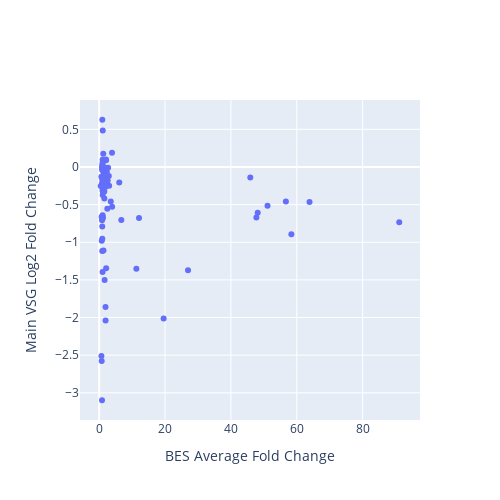

Notebook code for this chart:
### Code cell
from plotly.subplots import make_subplots
import plotly.graph_objects as go
import plotly.io as pio

fig = make_subplots(
    rows=1,
    cols=1,
    #subplot_titles=["BES vs Main VSG"],
)

scatter = go.Scatter(
    x=merge['BES'],
    y=merge['main_vsg'],
    mode='markers',
    text=list(merge.index.values),
    hoverinfo='text',
    name='scatter',
    showlegend=False,
    # hovertemplate='%{text}'
)
fig.add_trace(scatter, row=1, col=1)

fig.update_layout(
    width=500,
    height=500,
    showlegend=False,
    hovermode='closest',
    xaxis_title="BES Average Fold Change",
    yaxis_title="Main VSG Log2 Fold Change",
)

# Save as an exportable HTML file
pio.write_html(
    fig,
    file="vsgs_web_server/scatter_plots/bes_vs_main_vsg.html",   # change path/name if you like
    include_plotlyjs="cdn",
    full_html=True,
    auto_open=False,
)
fig

### Figure 1 — Plotly figure (JSON) as saved in the notebook; plotly's stock layout.template omitted (floating-point values rounded to 4 significant figures)
{"data": [{"hoverinfo": "text", "mode": "markers", "name": "scatter", "showlegend": false, "text": ["BDF2_1_KO48", "BDF3_1_KO24", "BET151_1_Drug12h", "BET151_1_Drug24h", "BET151_1_Drug3h", "BET151_1_Drug48h", "BET151_1_Drug6h", "BET151_1_Drug72h", "CAF1b_1_RNAi24", "CFB2_1_RNAi9", "DFO_1_DFO", "DFO_1_DFOFe", "DFO_1_Fe", "DRBD18_1_RNAi12", "H1_1_RNAi96", "H3H4_1_KOH3", "H3H4_1_KOH3J", "H3H4_1_KOH4", "H3H4_1_KOH4J", "H3H4_1_KOJ2", "H3H4_2_KO48", "H3H4_3_KO48", "H3_1_KOH3", "H3_1_KOH3J", "H3_1_KOJ", "IPMK_1_RNAi36", "IPMK_2_RNAi36", "MCMBP_1_KO24", "MCMBP_1_KO48", "PIP5Pase_1_KO", "PIP5Pase_2_D360A_N362A", "PNUTS_1_RNAi48", "RBP10_1_RNAi24", "RBP10_2_RNAi24", "RBP10_3_RNAi24", "RBP33_1_RNAi48", "RBP42_1_KO24", "RBP42_1_KO48", "RBP42_1_KO72", "RNaseH1_1_KO", "RNaseH2A_1_RNAi24", "RNaseH2A_2_RNAi36", "SET27_1_KO", "SET27_1_sKO", "SNF2PH_1_RNAi48", "TFR_1_RNAi24", "TbATR_1_RNAi24", "TbATR_2_RNAi36", "TbESB1_1_RNAi24", "TbESB1_2_KO48", "TbESB1_3_OE24", "TbHAT_1_RNAi48HAT1", "TbHAT_1_RNAi48HAT2", "TbPP1one_1_RNAi24", "TbPP1seven_1_RNAi24", "TbRAP1_1_2SD", "TbRAP1_1_5A", "TbRAP1_1_KO", "TbRAP1_2_dMyb", "TbSAP_1_RNAi72", "VEX1_1_Oe72", "VEX1_2_RNAi72", "VEX1_4_RNAi24", "VEX1_5_RNAi48", "VEX1_6_RNAi72", "VEX1and2_1_RNAi24", "VEX1and2_1_RNAi48", "VEX2_1_RNAi24", "VEX2_1_RNAi48", "ZC3H28_1_RNAi10", "ZC3H28_1_RNAi14", "ZC3H28_1_RNAi16", "ZC3H28_1_RNAi24", "ZC3H40_1_RNAi72", "ZC3H5_2_RNAi12", "ZC3H5_3_RNAi12", "ZC3H5_4_RNAi12", "ZC3H5_5_RNAi12"], "type": "scatter", "x": [1.055, 2.459, 1.0, 0.8629, 1.077, 0.7574, 1.02, 0.851, 3.508, 1.02, 1.004, 1.003, 1.009, 0.9988, 3.919, 1.559, 2.919, 1.0, 1.045, 0.7822, 2.109, 1.94, 2.317, 2.084, 0.8907, 1.016, 1.0, 2.588, 6.715, 51.11, 11.29, 2.397, 1.08, 1.0, 0.9698, 1.299, 1.238, 0.8984, 0.8792, 1.045, 1.577, 1.641, 3.886, 2.021, 1.197, 1.253, 2.423, 12.09, 1.923, 0.6729, 3.02, 0.4706, 0.9664, 45.88, 0.7454, 26.97, 19.57, 56.69, 91.11, 2.707, 6.089, 2.065, 1.276, 1.681, 2.034, 63.86, 58.35, 48.13, 47.73, 0.9916, 0.9377, 0.9282, 0.9158, 1.97, 0.981, 0.9138, 0.9476, 0.6629], "xaxis": "x", "y": [-0.3716, -0.5553, -0.02755, -0.7094, 0.4828, -2.576, 0.09418, -3.099, -0.4579, -1.394, 0.03405, -0.04079, 0.05408, -0.3174, -0.5289, -0.327, -0.1196, -0.6821, -0.6398, -0.9816, -1.346, -2.039, -0.067, 0.09047, 0.008439, -0.2811, -0.1735, -0.1815, -0.7051, -0.5163, -1.351, -0.11, -0.671, -0.688, -0.6605, -1.109, 0.1769, -0.01795, -0.2204, -0.1427, -0.4175, -1.501, 0.1891, -0.1021, -0.01494, -0.06309, -0.2232, -0.6769, -1.861, -2.511, -0.2487, -0.2521, -0.2073, -0.1403, -0.6599, -1.372, -2.013, -0.4586, -0.7359, -0.009743, -0.2078, 0.09933, -0.02921, -0.1232, -0.01123, -0.464, -0.8925, -0.6084, -0.67, -0.1568, -0.9521, -0.7902, -1.116, -0.2616, -0.1433, -0.0367, 0.6272, -0.1306], "yaxis": "y"}], "layout": {"height": 500, "hovermode": "closest", "showlegend": false, "width": 500, "xaxis": {"anchor": "y", "domain": [0, 1], "title": {"text": "BES Average Fold Change"}}, "yaxis": {"anchor": "x", "domain": [0, 1], "title": {"text": "Main VSG Log2 Fold Change"}}}}
